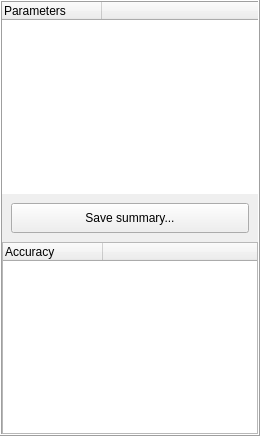
       <widget class="QWidget" name="widgetContentRight" native="true">
        <layout class="QHBoxLayout" name="horizontalLayout_4">
         <property name="spacing">
          <number>0</number>
         </property>
         <property name="leftMargin">
          <number>0</number>
         </property>
         <property name="topMargin">
          <number>0</number>
         </property>
         <property name="rightMargin">
          <number>0</number>
         </property>
         <property name="bottomMargin">
          <number>0</number>
         </property>
         <item>
          <widget class="QFrame" name="frame_ContentRight">
           <property name="frameShape">
            <enum>QFrame::Box</enum>
           </property>
           <property name="frameShadow">
            <enum>QFrame::Raised</enum>
           </property>
           <layout class="QVBoxLayout" name="verticalLayout_6" stretch="1">
            <property name="spacing">
             <number>0</number>
            </property>
            <property name="leftMargin">
             <number>0</number>
            </property>
            <property name="topMargin">
             <number>0</number>
            </property>
            <property name="rightMargin">
             <number>0</number>
            </property>
            <property name="bottomMargin">
             <number>0</number>
            </property>
            <item>
             <widget class="QFrame" name="frame_6">
              <property name="styleSheet">
               <string notr="true">QHeaderView::section { 
	font: 75 15px &quot;思源黑体 CN Bold&quot;;
	line-height: 19px;
	text-align: center;
}
</string>
              </property>
              <property name="frameShape">
               <enum>QFrame::NoFrame</enum>
              </property>
              <property name="frameShadow">
               <enum>QFrame::Plain</enum>
              </property>
              <layout class="QVBoxLayout" name="verticalLayout" stretch="1,0,1">
               <property name="spacing">
                <number>0</number>
               </property>
               <property name="leftMargin">
                <number>0</number>
               </property>
               <property name="topMargin">
                <number>0</number>
               </property>
               <property name="rightMargin">
                <number>0</number>
               </property>
               <property name="bottomMargin">
                <number>0</number>
               </property>
               <item>
                <widget class="QTreeWidget" name="treeWidget_Parameters">
                 <property name="font">
                  <font>
                   <pointsize>9</pointsize>
                  </font>
                 </property>
                 <property name="layoutDirection">
                  <enum>Qt::LeftToRight</enum>
                 </property>
                 <property name="styleSheet">
                  <string notr="true"/>
                 </property>
                 <property name="frameShape">
                  <enum>QFrame::NoFrame</enum>
                 </property>
                 <property name="frameShadow">
                  <enum>QFrame::Plain</enum>
                 </property>
                 <property name="sortingEnabled">
                  <bool>false</bool>
                 </property>
                 <property name="columnCount">
                  <number>2</number>
                 </property>
                 <attribute name="headerVisible">
                  <bool>true</bool>
                 </attribute>
                 <attribute name="headerDefaultSectionSize">
                  <number>100</number>
                 </attribute>
                 <attribute name="headerHighlightSections">
                  <bool>true</bool>
                 </attribute>
                 <attribute name="headerShowSortIndicator" stdset="0">
                  <bool>false</bool>
                 </attribute>
                 <column>
                  <property name="text">
                   <string>Parameters</string>
                  </property>
                  <property name="font">
                   <font>
                    <pointsize>9</pointsize>
                   </font>
                  </property>
                 </column>
                 <column>
                  <property name="text">
                   <string> </string>
                  </property>
                 </column>
                </widget>
               </item>
               <item>
                <widget class="QWidget" name="widget_save" native="true">
                 <property name="minimumSize">
                  <size>
                   <width>0</width>
                   <height>40</height>
                  </size>
                 </property>
                 <layout class="QHBoxLayout" name="horizontalLayout_10">
                  <item>
                   <widget class="QPushButton" name="pushButton_SaveParameters">
                    <property name="minimumSize">
                     <size>
                      <width>0</width>
                      <height>30</height>
                     </size>
                    </property>
                    <property name="text">
                     <string>Save summary...</string>
                    </property>
                   </widget>
                  </item>
                 </layout>
                </widget>
               </item>
               <item>
                <widget class="QTreeWidget" name="treeWidget_Accuracy">
                 <property name="font">
                  <font>
                   <pointsize>9</pointsize>
                  </font>
                 </property>
                 <attribute name="headerDefaultSectionSize">
                  <number>100</number>
                 </attribute>
                 <column>
                  <property name="text">
                   <string>Accuracy</string>
                  </property>
                 </column>
                 <column>
                  <property name="text">
                   <string> </string>
                  </property>
                 </column>
                </widget>
               </item>
              </layout>
             </widget>
            </item>
           </layout>
          </widget>
         </item>
        </layout>
       </widget>
